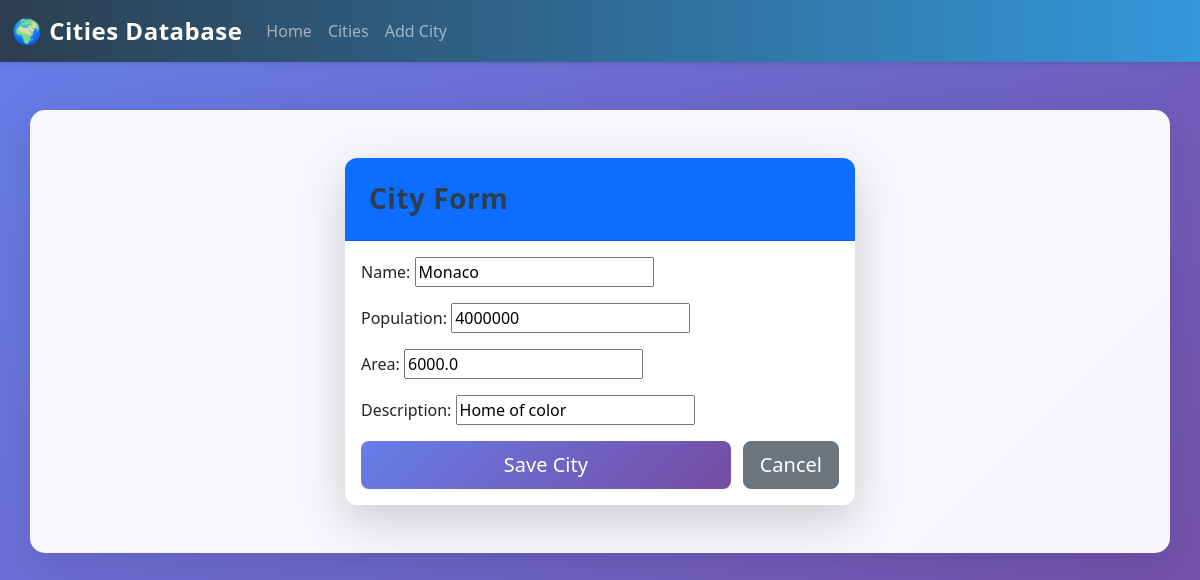
/firstDjango/city/4/edit/, run on the app's committed database.
### firstDjango/models.py (models this page shows, shortened)
class City(models.Model):
    name=models.CharField(max_length=200)
    population=models.IntegerField()
    area=models.FloatField()
    description=models.CharField(max_length=255)
    updated_at=models.DateTimeField(auto_now=True)
    created_at=models.DateTimeField(auto_now_add=True)

### firstDjango/views.py (the view)
# urls.py: path('city/<int:pk>/edit/', views.updateCity, name='update-city'),
def updateCity(request, pk):
    city = get_object_or_404(City, pk=pk)
    form = CityForm(request.POST or None, instance=city)
    if request.method == 'POST':
        if form.is_valid():
            form.save()
            return redirect('fetchAll')
    return render(request, 'forms.html', {'form': form})

### firstDjango/forms.py
class CityForm(ModelForm):
    class Meta:
        model = City
        fields = '__all__'

### templates/forms.html (shortened to what this page needs)
{% extends 'main.html' %}
{% block content %}
<div class="container mt-5">
    <div class="row justify-content-center">
        <div class="col-md-6">
            <div class="card shadow-lg">
                <div class="card-header bg-primary text-white">
                    <h3 class="card-title mb-0">City Form</h3>
                </div>
                <div class="card-body">
                    <form action="" method="POST" novalidate>
                        <div class="form-group mb-3">
                            {{ form.as_p }}
                        </div>
                        <div class="d-grid gap-2 d-md-flex justify-content-md-between">
                            <button type="submit" class="btn btn-primary btn-lg flex-grow-1">Save City</button>
                            <a href="{% url 'fetchAll' %}" class="btn btn-secondary btn-lg">Cancel</a>
                        </div>
                    </form>
                </div>
            </div>
        </div>
    </div>
</div>
{% endblock %}

### templates/main.html (style rules this page uses)
:root { --primary-color: #2c3e50; --secondary-color: #3498db; --accent-color: #e74c3c; }
body { background: linear-gradient(135deg, #667eea 0%, #764ba2 100%); min-height: 100vh; font-family: 'Segoe UI', Tahoma, Geneva, Verdana, sans-serif; }
.card { border: none; border-radius: 12px; overflow: hidden; transition: all 0.3s ease; }
.card-header { padding: 1.5rem; font-weight: 600; letter-spacing: 0.5px; }
.btn { border-radius: 8px; font-weight: 500; transition: all 0.3s ease; }
.btn-primary { background: linear-gradient(135deg, #667eea, #764ba2); border: none; }
.container { background: rgba(255, 255, 255, 0.95); border-radius: 15px; padding: 3rem; margin-top: 2rem; margin-bottom: 2rem; box-shadow: 0 10px 40px rgba(0,0,0,0.1); }
h1, h2, h3, h4, h5, h6 { color: var(--primary-color); font-weight: 600; }
.gap-2 { gap: 0.75rem !important; }

### data on the page
City: name "Monaco", population "4000000", area "6000.0", description "Home of color"
